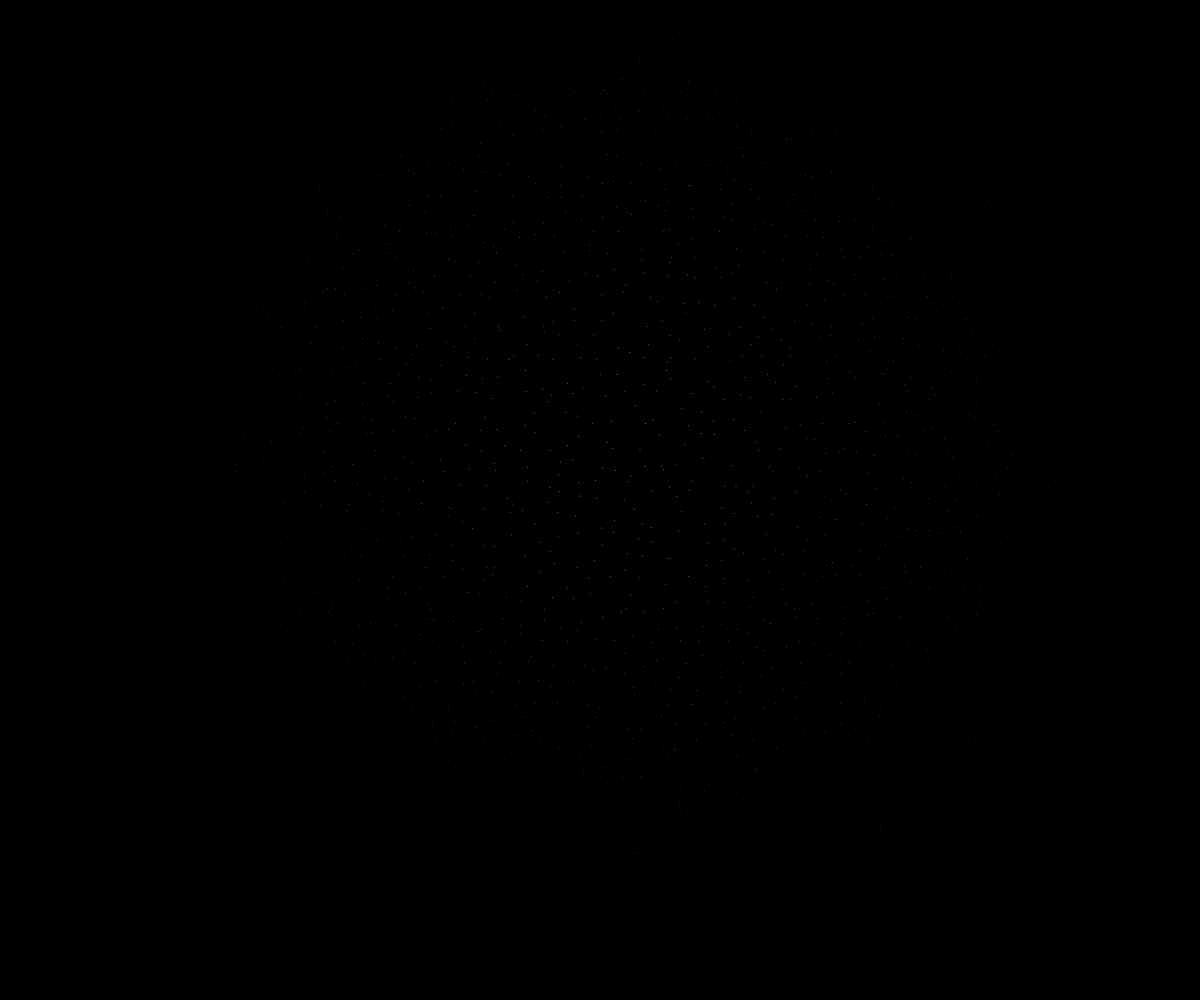
Frame 1 (no input)
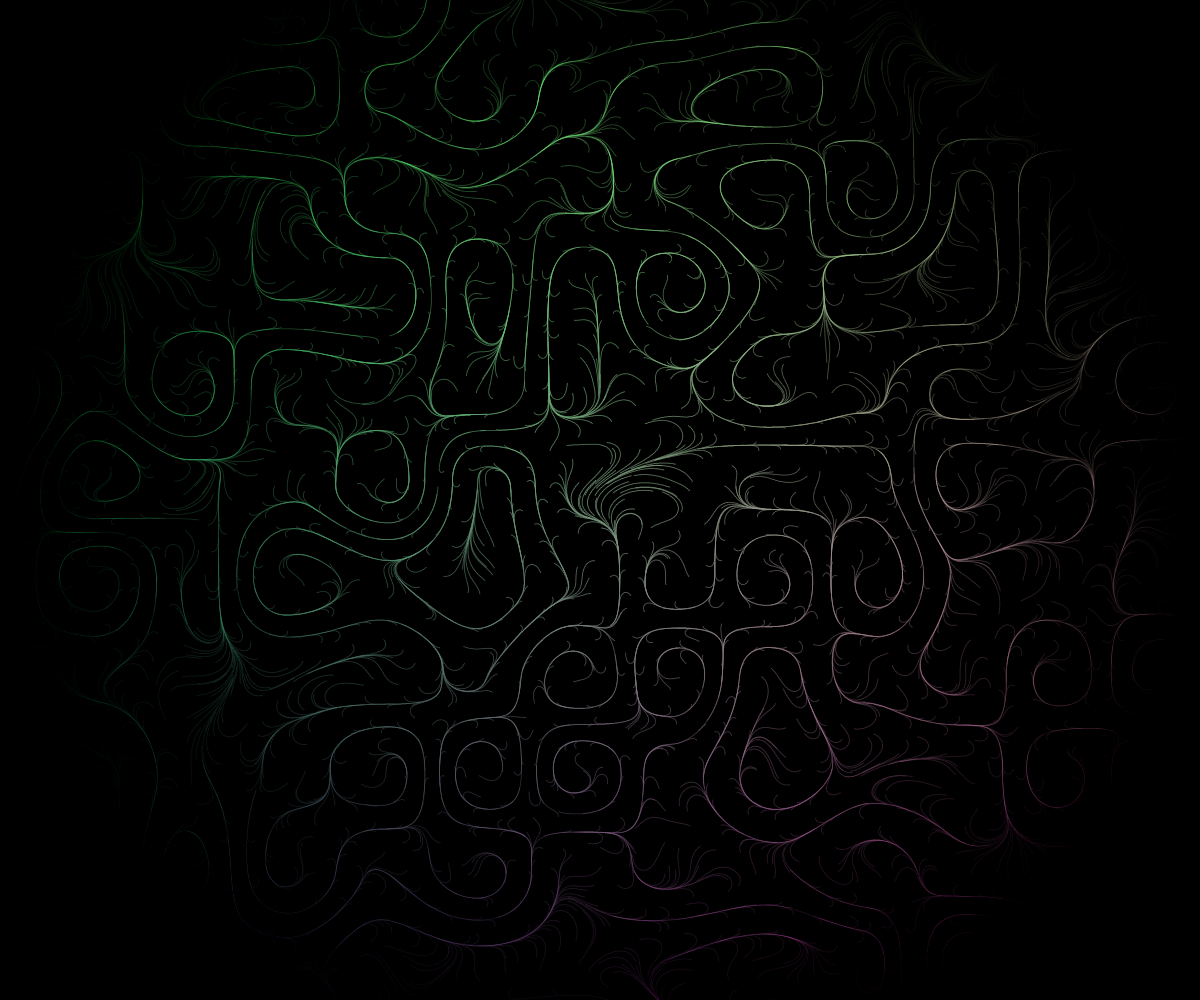
Frame 60 (no input)
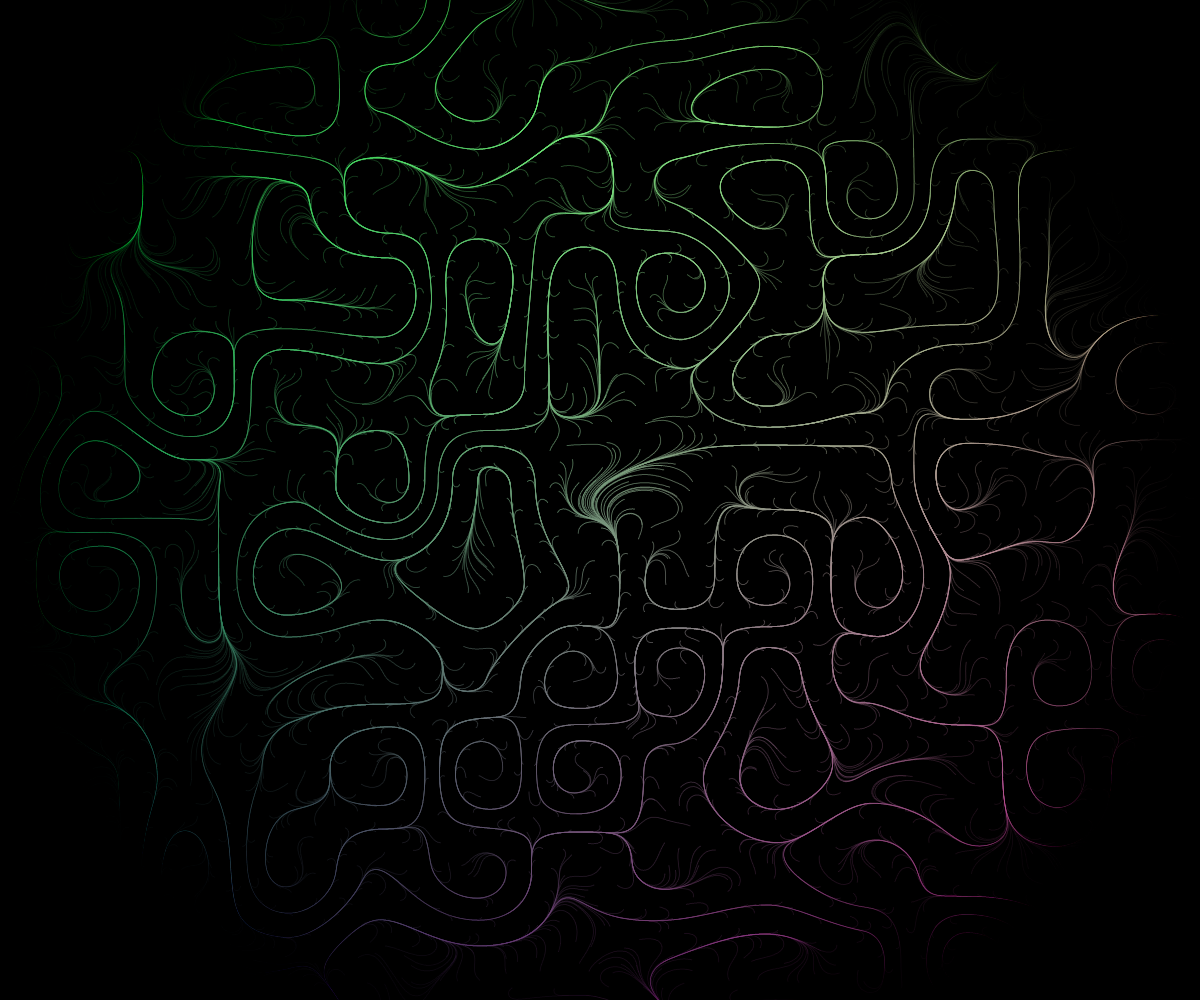
Frame 120 (the mouse pressed at the canvas centre since frame 60)

The p5.js sketch that drew these frames (run headless with seeded random() and noise() and a simulated clock; from frame 60 on, the mouse is pressed at the canvas centre):

// p5.js sketch
// ── sketch.js
// inspiration: https://youtu.be/1-QXuR-XX_s
// Experimenting with perlin noise and noise detail to create abstrac contour maps
// 3/01/2021

let points = [];
let mult = 0.005;

let r1, r2, g1, g2, b1, b2;

function setup() {
  createCanvas(windowWidth, windowHeight);
  background(0);
  angleMode(DEGREES);
  noiseDetail(2, 5);

  let density = width / 20;
  let space = width / density

  // creating grid layout
  for (let x = 0; x < width; x += space) {
    for (let y = 0; y < height; y += space) {
      let p = createVector(x + random(-10, 10), y + random(-10, 10));
      points.push(p);
    }
  }

  // random ranges for rgb values used in mapping color
  r1 = random(255);
  r2 = random(255);
  g1 = random(255);
  g2 = random(255);
  b1 = random(255);
  b2 = random(255);

  mult = random(0.001, 0.01);
}

function draw() {
  noStroke();

  for (let i = 0; i < points.length; i++) {
    // calculate color and alpha
    let r = map(points[i].x, 0, width, r1, r2);
    let g = map(points[i].y, 0, width, g1, g2);
    let b = map(points[i].x, 0, width, b1, b2);
    let alpha = map(dist(width / 2, height / 2, points[i].x, points[i].y), 0, width / 2, 255, 0);

    fill(r, g, b, alpha);

    // calculate angle by which to move points
    let angle = map(noise(points[i].x * mult, points[i].y * mult), 0, 1, 0, 720);

    points[i].add(createVector(cos(angle), sin(angle)));

    // only draw within circle
    if (dist(width / 2, height / 2, points[i].x, points[i].y) < width / 2) {
      ellipse(points[i].x, points[i].y, 1);
    }
  }
}
